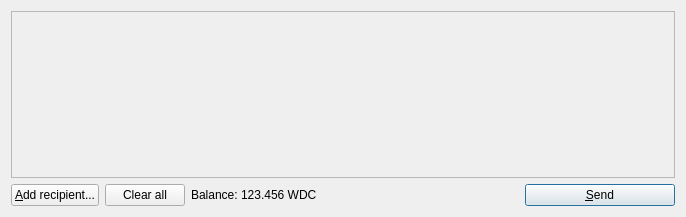
<?xml version="1.0" encoding="UTF-8"?>
<ui version="4.0">
 <class>SendCoinsDialog</class>
 <widget class="QDialog" name="SendCoinsDialog">
  <property name="geometry">
   <rect>
    <x>0</x>
    <y>0</y>
    <width>686</width>
    <height>217</height>
   </rect>
  </property>
  <property name="windowTitle">
   <string>Send Coins</string>
  </property>
  <layout class="QVBoxLayout" name="verticalLayout">
   <item>
    <widget class="QScrollArea" name="scrollArea">
     <property name="widgetResizable">
      <bool>true</bool>
     </property>
     <widget class="QWidget" name="scrollAreaWidgetContents">
      <property name="geometry">
       <rect>
        <x>0</x>
        <y>0</y>
        <width>666</width>
        <height>165</height>
       </rect>
      </property>
      <layout class="QVBoxLayout" name="verticalLayout_2">
       <property name="margin">
        <number>0</number>
       </property>
       <item>
        <layout class="QVBoxLayout" name="entries">
         <property name="spacing">
          <number>6</number>
         </property>
        </layout>
       </item>
       <item>
        <spacer name="verticalSpacer">
         <property name="orientation">
          <enum>Qt::Vertical</enum>
         </property>
         <property name="sizeHint" stdset="0">
          <size>
           <width>20</width>
           <height>40</height>
          </size>
         </property>
        </spacer>
       </item>
      </layout>
     </widget>
    </widget>
   </item>
   <item>
    <layout class="QHBoxLayout" name="horizontalLayout">
     <item>
      <widget class="QPushButton" name="addButton">
       <property name="toolTip">
        <string>Send to multiple recipients at once</string>
       </property>
       <property name="text">
        <string>&amp;Add recipient...</string>
       </property>
       <property name="icon">
        <iconset resource="../bitcoin.qrc">
         <normaloff>:/icons/add</normaloff>:/icons/add</iconset>
       </property>
      </widget>
     </item>
     <item>
      <widget class="QPushButton" name="clearButton">
       <property name="sizePolicy">
        <sizepolicy hsizetype="Minimum" vsizetype="Fixed">
         <horstretch>0</horstretch>
         <verstretch>0</verstretch>
        </sizepolicy>
       </property>
       <property name="toolTip">
        <string>Remove all transaction fields</string>
       </property>
       <property name="text">
        <string>Clear all</string>
       </property>
       <property name="icon">
        <iconset resource="../bitcoin.qrc">
         <normaloff>:/icons/remove</normaloff>:/icons/remove</iconset>
       </property>
       <property name="autoRepeatDelay">
        <number>300</number>
       </property>
      </widget>
     </item>
     <item>
      <layout class="QHBoxLayout" name="horizontalLayout_2">
       <property name="spacing">
        <number>3</number>
       </property>
       <item>
        <widget class="QLabel" name="label">
         <property name="text">
          <string>Balance:</string>
         </property>
        </widget>
       </item>
       <item>
        <widget class="QLabel" name="labelBalance">
         <property name="text">
          <string>123.456 WDC</string>
         </property>
         <property name="textInteractionFlags">
          <set>Qt::LinksAccessibleByMouse|Qt::TextSelectableByKeyboard|Qt::TextSelectableByMouse</set>
         </property>
        </widget>
       </item>
      </layout>
     </item>
     <item>
      <spacer name="horizontalSpacer">
       <property name="orientation">
        <enum>Qt::Horizontal</enum>
       </property>
       <property name="sizeHint" stdset="0">
        <size>
         <width>40</width>
         <height>20</height>
        </size>
       </property>
      </spacer>
     </item>
     <item>
      <widget class="QPushButton" name="sendButton">
       <property name="minimumSize">
        <size>
         <width>150</width>
         <height>0</height>
        </size>
       </property>
       <property name="toolTip">
        <string>Confirm the send action</string>
       </property>
       <property name="text">
        <string>&amp;Send</string>
       </property>
       <property name="icon">
        <iconset resource="../bitcoin.qrc">
         <normaloff>:/icons/send</normaloff>:/icons/send</iconset>
       </property>
       <property name="default">
        <bool>true</bool>
       </property>
      </widget>
     </item>
    </layout>
   </item>
  </layout>
 </widget>
 <resources>
  <include location="../bitcoin.qrc"/>
 </resources>
 <connections/>
</ui>
